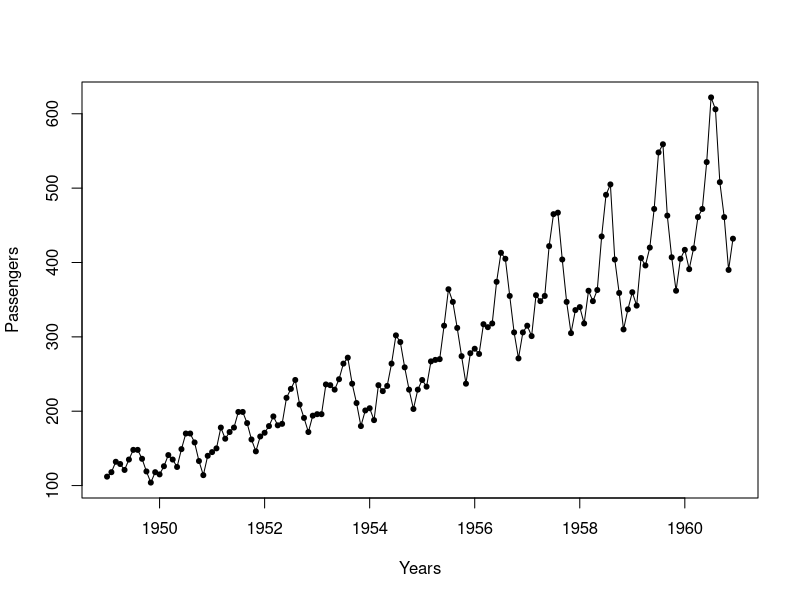

Write R code to recreate this figure. (Note: this script raises an error after producing the figure.)
library(ggplot2)

#TASK1
p <- matrix(AirPassengers, ncol = 12, byrow =TRUE,  dimnames = list( as.character(1949:1960),month.abb))
Max <- max(p)
ind = which(p==Max, arr.ind = TRUE)
sprintf("The most profitable month is %s and year is %s", colnames(p)[ind[2]], rownames(p)[ind[1]])
plot(AirPassengers, ylab= "Passengers", xlab="Years", type="o", pch=20)

#TASK2
ticket_prices <- 8000
for (i in 2:12) #accomodating ticket prices in an array
{
  ticket_prices[i]<-ticket_prices[i-1]*1.1
}

month_result<-matrix(nrow=12, ncol=12, dimnames = list(as.character(1949:1960), month.abb))
monthly_revenues<-ap*ticket_prices
month_result
Max_month <- max(month_result)
ind1 = which(month_result==Max_month, arr.ind1 = TRUE)

total_passengers<-rowSums(p)
year_result<-ticket_prices*total_passengers
max_year<-max(year_result)


total_revenue<-sum(year_result)

sprintf("The maximum revenue by is %s which is in %s %s", Max_month, colnames(month_result)[ind1[2]], rownames(month_result)[ind1[1]])
sprintf("The yearly maximum revenue is %s which is in %s", max_year, rownames(month_result)[ind1[1]])
sprintf("The total revenue of this company in twelve years is %s", total_revenue)

#TASK3
travel_trend<-colSums(apm)
plot(travel_trend, ylab= "Travelling passengers", xlab="Months", type="o", pch=20)
axis(1, at = month.abb, las=1)
